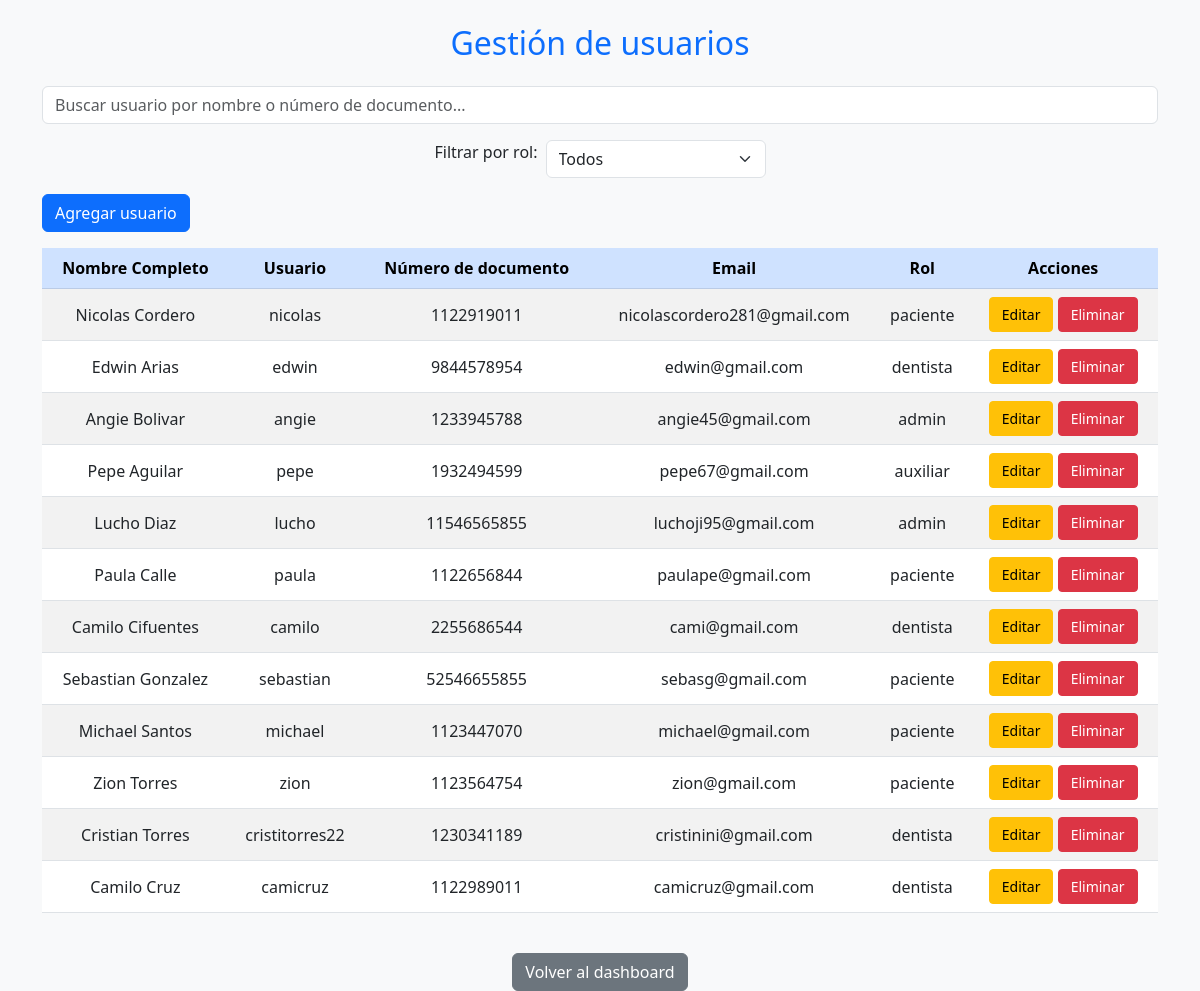
The app's page /gestion-usuarios/ (signed in) with its own data.
### login_app/models.py (models this page shows, shortened)
class CustomUser(AbstractUser):
    ROLE_CHOICES = [
        ('admin', 'Administrador'),
        ('auxiliar', 'Auxiliar Administrativo'),
        ('dentista', 'Dentista'),
        ('paciente', 'Paciente'),
    ]
    nombre_completo = models.CharField(max_length=255, default="Sin nombre")
    numero_documento = models.CharField(max_length=20, unique=True, default="Sin documento")  # Valor predeterminado añadido
    role = models.CharField(max_length=20, choices=ROLE_CHOICES, default='paciente')

### login_app/views.py (the view)
# urls.py: path('gestion-usuarios/', views.gestion_usuarios, name='gestion_usuarios'),
@login_required
def gestion_usuarios(request):
    role = request.GET.get('role')  # Ahora sí coincide con el modelo
    if role:
        usuarios = CustomUser.objects.filter(role=role)
    else:
        usuarios = CustomUser.objects.all()
    return render(request, 'funcionalidades/gestion_usuarios.html', {'usuarios': usuarios})

### login_app/templates/funcionalidades/gestion_usuarios.html (shortened to what this page needs)
{% load static %}
<!DOCTYPE html>
<html lang="es">
<head>
    <link href="https://cdn.jsdelivr.net/npm/bootstrap@5.3.0/dist/css/bootstrap.min.css" rel="stylesheet">
    <link rel="stylesheet" href="{% static 'gestion_usuarios.css' %}?v=2">
</head>
<body>
    <div class="container mt-4">
        <h2 class="text-center mb-4">Gestión de usuarios</h2>
        <div class="mb-3">
            <input type="text" id="searchUserInput" class="form-control" placeholder="Buscar usuario por nombre o número de documento..." onkeyup="filterUsersTable()">
        </div>
        <form method="GET" action="{% url 'gestion_usuarios' %}" class="mb-3 d-flex justify-content-center">
            <label for="role" class="me-2">Filtrar por rol:</label>
            <select name="role" id="role" class="form-select w-auto" onchange="this.form.submit()">
                <option value="" {% if not request.GET.role %}selected{% endif %}>Todos</option>
            </select>
        </form>
        <a href="{% url 'crear_usuario' %}" class="btn btn-primary mb-3">Agregar usuario</a>
        <div class="table-responsive">
            <table id="usuariosTable" class="table table-striped table-hover">
                <thead class="table-primary">
                    <tr>
                        <th>Nombre Completo</th>
                        <th>Usuario</th>
                        <th>Número de documento</th>
                        <th>Email</th>
                        <th>Rol</th>
                        <th>Acciones</th>
                    </tr>
                </thead>
                <tbody>
                    {% for usuario in usuarios %}
                    <tr>
                        <td>{{ usuario.nombre_completo }}</td>
                        <td>{{ usuario.username }}</td>
                        <td>{{ usuario.numero_documento }}</td>
                        <td>{{ usuario.email }}</td>
                        <td>{{ usuario.role }}</td>
                        <td>
                            <a href="{% url 'editar_usuario' usuario.id %}" class="btn btn-warning btn-sm">Editar</a>
                            <button class="btn btn-danger btn-sm" onclick="confirmarEliminacion('{{ usuario.id }}', '{{ usuario.username }}')">Eliminar</button>
                        </td>
                    </tr>
                    {% empty %}
                    <tr>
                        <td colspan="6" class="text-center text-muted">No hay usuarios con este rol.</td>
                    </tr>
                    {% endfor %}
                </tbody>
            </table>
        </div>
        <div class="text-center mt-4">
            {% if request.user.role == "admin" %}
                <a href="{% url 'admin_dashboard' %}" class="btn btn-secondary">Volver al dashboard</a>
            {% elif request.user.role == "auxiliar" %}
                <a href="{% url 'auxiliar_dashboard' %}" class="btn btn-secondary">Volver al dashboard</a>
            {% elif request.user.role == "dentista" %}
                <a href="{% url 'dentista_dashboard' %}" class="btn btn-secondary">Volver al dashboard</a>
            {% elif request.user.role == "paciente" %}
                <a href="{% url 'paciente_dashboard' %}" class="btn btn-secondary">Volver al dashboard</a>
            {% endif %}
        </div>
    </div>
</body>
</html>

### login_app/static/gestion_usuarios.css (style rules this page uses)
body { background-color: #f8f9fa; }
h2 { color: #0d6efd; }
.table th { text-align: center; }
.table td { vertical-align: middle; text-align: center; }
.btn { padding: 6px 12px; }

### records on screen
CustomUser: nombre_completo "Nicolas Cordero", username "nicolas", numero_documento "1122919011", email "nicolascordero281@gmail.com", role "paciente"
CustomUser: nombre_completo "Edwin Arias", username "edwin", numero_documento "9844578954", email "edwin@gmail.com", role "dentista"
CustomUser: nombre_completo "Angie Bolivar", username "angie", numero_documento "1233945788", email "angie45@gmail.com", role "admin"
CustomUser: nombre_completo "Pepe Aguilar", username "pepe", numero_documento "1932494599", email "pepe67@gmail.com", role "auxiliar"
CustomUser: nombre_completo "Lucho Diaz", username "lucho", numero_documento "11546565855", email "luchoji95@gmail.com", role "admin"
CustomUser: nombre_completo "Paula Calle", username "paula", numero_documento "1122656844", email "paulape@gmail.com", role "paciente"
CustomUser: nombre_completo "Camilo Cifuentes", username "camilo", numero_documento "2255686544", email "cami@gmail.com", role "dentista"
CustomUser: nombre_completo "Sebastian Gonzalez", username "sebastian", numero_documento "52546655855", email "sebasg@gmail.com", role "paciente"
CustomUser: nombre_completo "Michael Santos", username "michael", numero_documento "1123447070", email "michael@gmail.com", role "paciente"
CustomUser: nombre_completo "Zion Torres", username "zion", numero_documento "1123564754", email "zion@gmail.com", role "paciente"
CustomUser: nombre_completo "Cristian Torres", username "cristitorres22", numero_documento "1230341189", email "cristinini@gmail.com", role "dentista"
CustomUser: nombre_completo "Camilo Cruz", username "camicruz", numero_documento "1122989011", email "camicruz@gmail.com", role "dentista"
